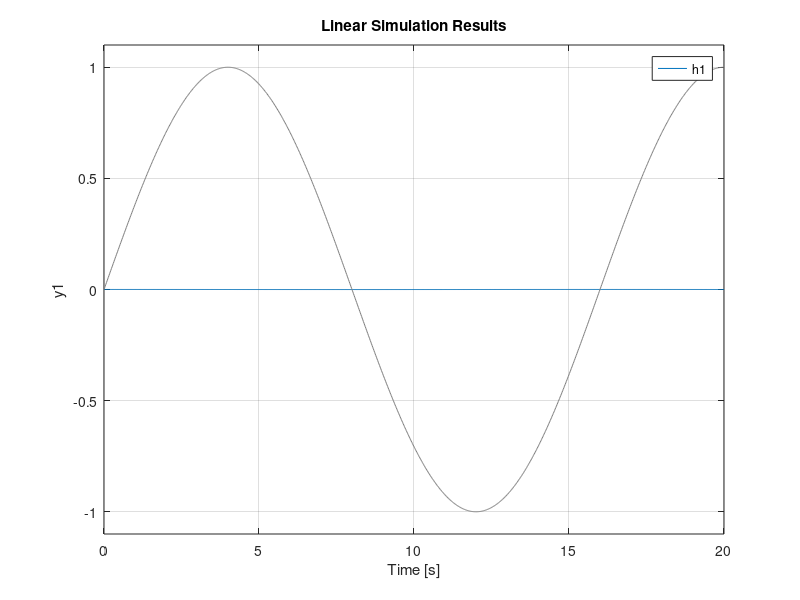
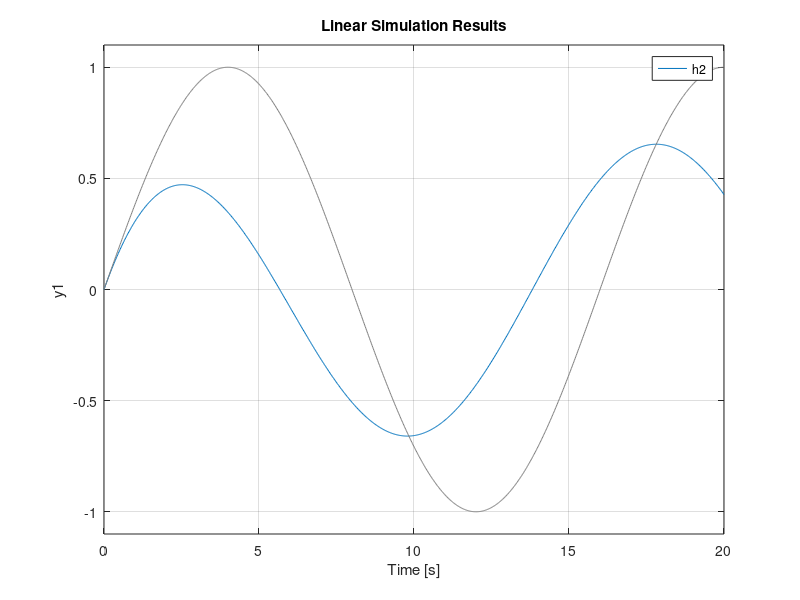
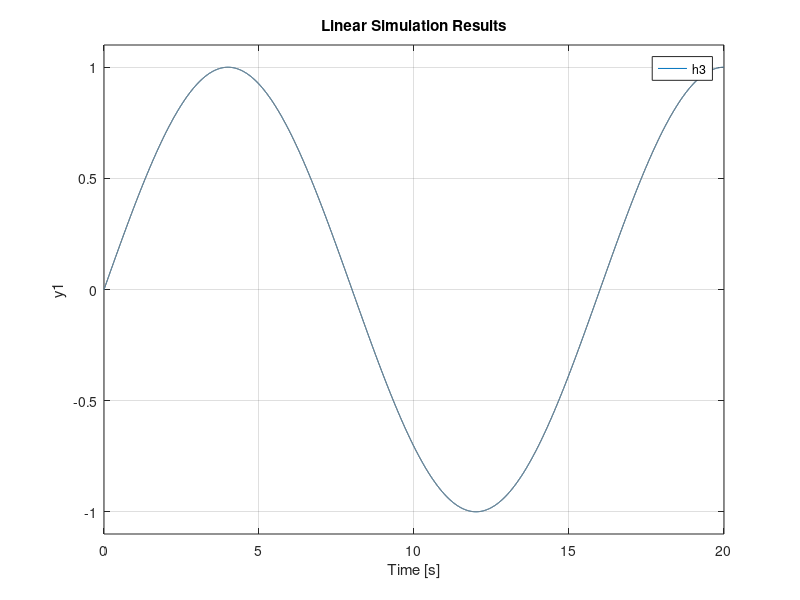
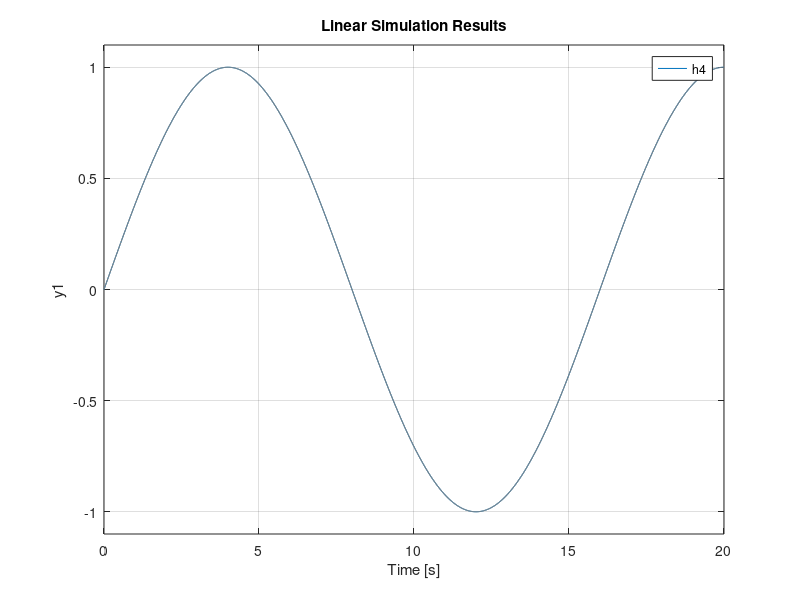

Reproduce these figures in MATLAB, in order.
clear all;
close all;

t = linspace(0, 20,1000);
u = sin((pi/8)*t);

figure;
h1 = tf([0 2.32 0], [0.000285824 3.6192 5600]);
lsim(h1,u,t)

figure;
h2 = tf([0 2.2 0], [0.000000051 2.20022 1]);
lsim(h2,u,t)

figure;
h3 = tf([0 0 1], [0.000000025 0.00055 1]);
lsim(h3,u,t)

figure;
h4 = tf([0 0 1], [0 0 1]);
lsim(h4,u,t)

figure;
h5 = tf([0 0 1], [0 -0.05 0]);
lsim(h5,u,t)
